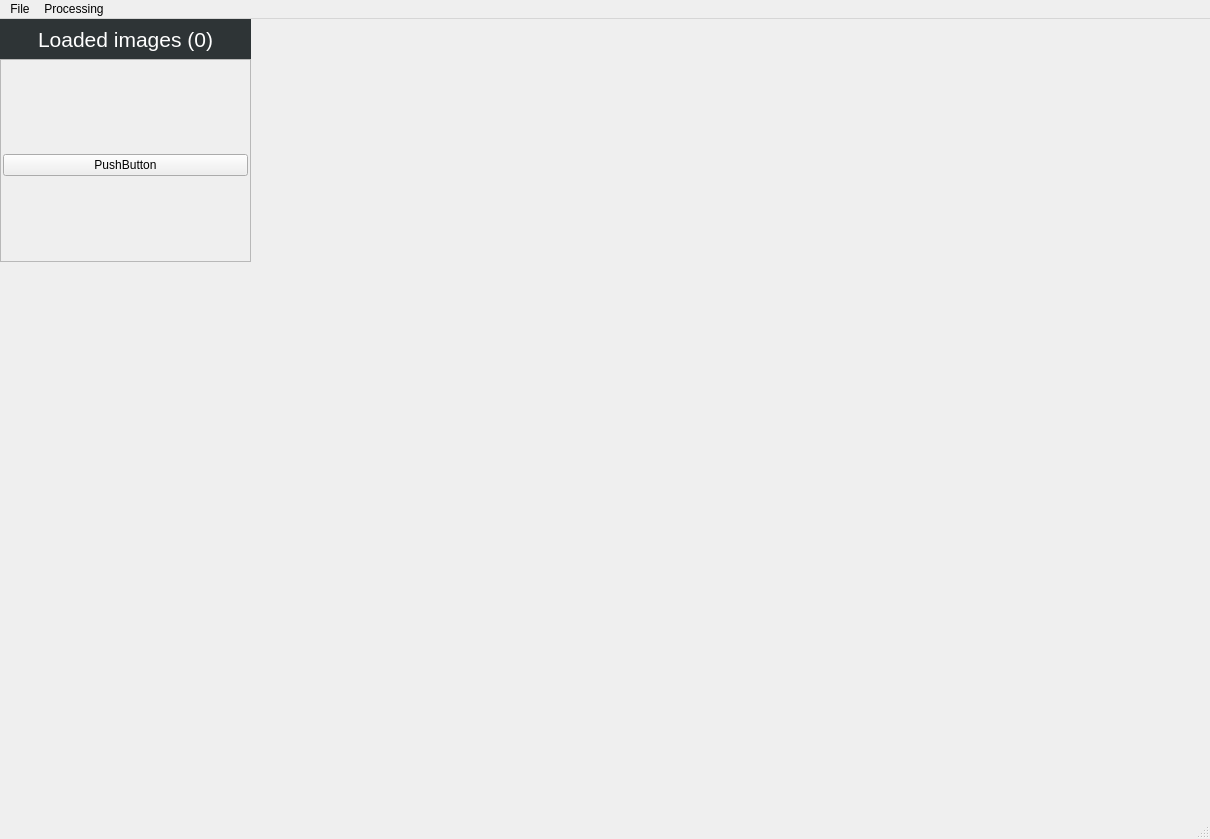
<?xml version="1.0" encoding="UTF-8"?>
<ui version="4.0">
 <class>MainWindow</class>
 <widget class="QMainWindow" name="MainWindow">
  <property name="geometry">
   <rect>
    <x>0</x>
    <y>0</y>
    <width>1210</width>
    <height>839</height>
   </rect>
  </property>
  <property name="windowTitle">
   <string>Python focus stacking</string>
  </property>
  <widget class="QWidget" name="centralwidget">
   <widget class="QLabel" name="image_preview">
    <property name="geometry">
     <rect>
      <x>290</x>
      <y>160</y>
      <width>861</width>
      <height>631</height>
     </rect>
    </property>
    <property name="text">
     <string/>
    </property>
    <property name="pixmap">
     <pixmap>../HighResImages/focus_stacked.jpg</pixmap>
    </property>
    <property name="scaledContents">
     <bool>true</bool>
    </property>
   </widget>
   <widget class="QLabel" name="loaded_images_label">
    <property name="geometry">
     <rect>
      <x>0</x>
      <y>0</y>
      <width>251</width>
      <height>41</height>
     </rect>
    </property>
    <property name="font">
     <font>
      <pointsize>16</pointsize>
     </font>
    </property>
    <property name="styleSheet">
     <string notr="true">background-color: rgb(46, 52, 54);
color: rgb(255, 255, 255);</string>
    </property>
    <property name="text">
     <string>Loaded images (0)</string>
    </property>
    <property name="alignment">
     <set>Qt::AlignCenter</set>
    </property>
   </widget>
   <widget class="QScrollArea" name="scrollArea">
    <property name="enabled">
     <bool>true</bool>
    </property>
    <property name="geometry">
     <rect>
      <x>0</x>
      <y>40</y>
      <width>251</width>
      <height>203</height>
     </rect>
    </property>
    <property name="sizePolicy">
     <sizepolicy hsizetype="Preferred" vsizetype="Preferred">
      <horstretch>0</horstretch>
      <verstretch>0</verstretch>
     </sizepolicy>
    </property>
    <property name="horizontalScrollBarPolicy">
     <enum>Qt::ScrollBarAlwaysOff</enum>
    </property>
    <property name="widgetResizable">
     <bool>true</bool>
    </property>
    <widget class="QWidget" name="scrollAreaWidgetContents">
     <property name="geometry">
      <rect>
       <x>0</x>
       <y>0</y>
       <width>249</width>
       <height>201</height>
      </rect>
     </property>
     <layout class="QVBoxLayout" name="verticalLayout">
      <property name="spacing">
       <number>1</number>
      </property>
      <property name="leftMargin">
       <number>2</number>
      </property>
      <property name="rightMargin">
       <number>2</number>
      </property>
      <property name="bottomMargin">
       <number>0</number>
      </property>
      <item>
       <layout class="QVBoxLayout" name="verticalLayout_2">
        <item>
         <widget class="QPushButton" name="pushButton">
          <property name="text">
           <string>PushButton</string>
          </property>
         </widget>
        </item>
       </layout>
      </item>
     </layout>
    </widget>
   </widget>
  </widget>
  <widget class="QMenuBar" name="menubar">
   <property name="geometry">
    <rect>
     <x>0</x>
     <y>0</y>
     <width>1210</width>
     <height>22</height>
    </rect>
   </property>
   <widget class="QMenu" name="file_menu">
    <property name="title">
     <string>File</string>
    </property>
    <addaction name="load_images_action"/>
    <addaction name="save_project_action"/>
    <addaction name="export_output_action"/>
    <addaction name="quit_action"/>
   </widget>
   <widget class="QMenu" name="processing_menu">
    <property name="title">
     <string>Processing</string>
    </property>
    <addaction name="align_images_action"/>
    <addaction name="stack_images_action"/>
    <addaction name="align_and_stack_images_action"/>
   </widget>
   <addaction name="file_menu"/>
   <addaction name="processing_menu"/>
  </widget>
  <widget class="QStatusBar" name="statusbar"/>
  <action name="load_images_action">
   <property name="text">
    <string>Load images</string>
   </property>
   <property name="toolTip">
    <string>load images for stacking (ctrl + l)</string>
   </property>
   <property name="statusTip">
    <string>load images for stacking (ctrl + l)</string>
   </property>
   <property name="shortcut">
    <string>Ctrl+L</string>
   </property>
  </action>
  <action name="save_project_action">
   <property name="text">
    <string>Save project</string>
   </property>
   <property name="toolTip">
    <string>save project to disk (ctrl + s)</string>
   </property>
   <property name="statusTip">
    <string>save project to disk (ctrl + s)</string>
   </property>
   <property name="shortcut">
    <string>Ctrl+S</string>
   </property>
  </action>
  <action name="export_output_action">
   <property name="text">
    <string>Export output</string>
   </property>
   <property name="iconText">
    <string>export output image (ctrl + e)</string>
   </property>
   <property name="toolTip">
    <string>export output image (ctrl + e)</string>
   </property>
   <property name="shortcut">
    <string>Ctrl+E</string>
   </property>
  </action>
  <action name="quit_action">
   <property name="text">
    <string>Quit</string>
   </property>
   <property name="statusTip">
    <string>Exit the program</string>
   </property>
   <property name="whatsThis">
    <string>Exit the program</string>
   </property>
  </action>
  <action name="align_images_action">
   <property name="text">
    <string>Align images</string>
   </property>
  </action>
  <action name="stack_images_action">
   <property name="text">
    <string>Stack images</string>
   </property>
  </action>
  <action name="align_and_stack_images_action">
   <property name="text">
    <string>Align and stack images</string>
   </property>
  </action>
 </widget>
 <resources/>
 <connections/>
</ui>
